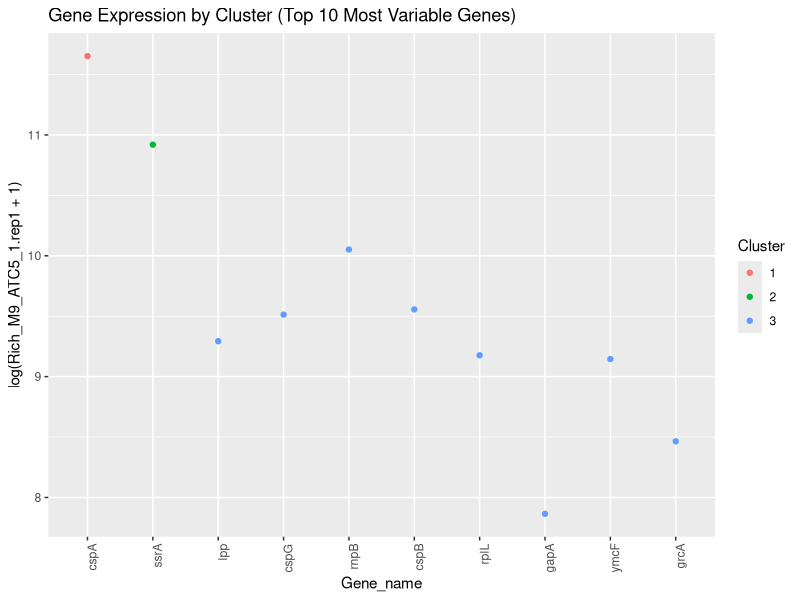

Recreate this plot in R.
library(cluster)  # load cluster package
library(ggplot2)  # load ggplot

# read in the data
data <- read.csv("GENENAMES_ecoli_expression_data.csv", header = TRUE)

# extract expression data (assumes columns 3 to the end contain the expression data)
expression_data <- data[, 3:ncol(data)]  
rownames(expression_data) <- data$Gene_name  # use gene names as row identifiers

# normalize the data
expression_data <- scale(expression_data)  # or 

# apply log transformation to the data
expression_data_log <- log(expression_data + 1) #+1 to avoid log(0)

# calculate variance for each gene (row-wise)
gene_variance <- apply(expression_data, 1, var) # variance calculated for each gene row-wise, higher variance = greater variability

# select the top 10 most variable genes
top_genes <- names(sort(gene_variance, decreasing = TRUE)[1:10]) # top ten genes with highest variance

# subset the data to only include the top 10 genes
expression_subset <- expression_data[top_genes, ] # filter

# perform CLARA clustering on the subset data
clara_result <- clara(expression_subset, k = 3)  # 3 clusters, adjust k as needed
# or 
# clara_result <- clara(expression_data_log, k = 3)

# create a cluster data frame for the top genes
cluster_data <- data.frame(Gene_name = top_genes, Cluster = clara_result$clustering[match(top_genes, rownames(expression_subset))])

# merge the cluster labels for the top genes into the original data frame
data_top_genes <- merge(data[data$Gene_name %in% top_genes, ], cluster_data, by = "Gene_name", all.x = TRUE)

# plot expression of the top 10 most variable genes with their cluster labels
ggplot(data_top_genes, aes(x = Gene_name, y = log(Rich_M9_ATC5_1.rep1 + 1), color = as.factor(Cluster))) +
  geom_point() +
  theme(axis.text.x = element_text(angle = 90, hjust = 1)) +
  labs(title = "Gene Expression by Cluster (Top 10 Most Variable Genes)", color = "Cluster") +
  scale_x_discrete(limits = top_genes)



